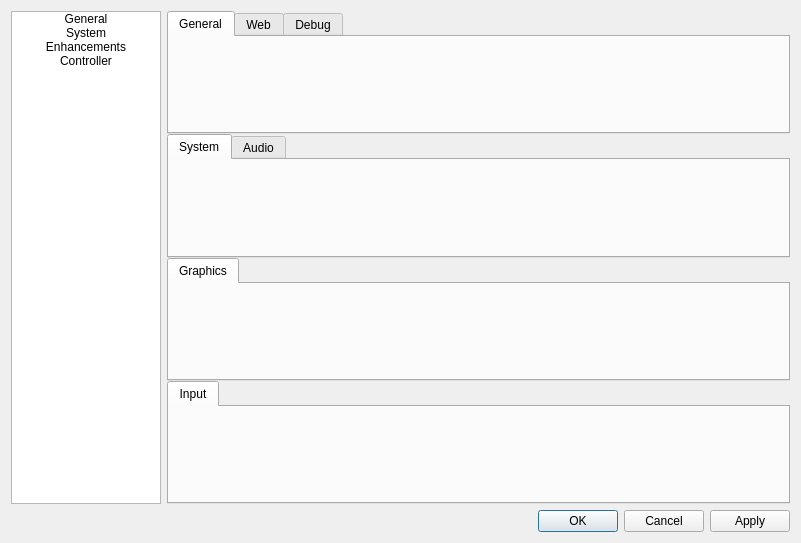
<?xml version="1.0" encoding="UTF-8"?>
<ui version="4.0">
 <class>ConfigureDialog</class>
 <widget class="QDialog" name="ConfigureDialog">
  <property name="geometry">
   <rect>
    <x>0</x>
    <y>0</y>
    <width>801</width>
    <height>543</height>
   </rect>
  </property>
  <property name="windowTitle">
   <string>Form</string>
  </property>
  <layout class="QVBoxLayout" name="verticalLayout_2">
   <item>
    <layout class="QHBoxLayout" name="horizontalLayout_2">
     <item>
      <widget class="QListWidget" name="tab_list">
       <property name="sizePolicy">
        <sizepolicy hsizetype="Minimum" vsizetype="Expanding">
         <horstretch>0</horstretch>
         <verstretch>0</verstretch>
        </sizepolicy>
       </property>
       <property name="maximumSize">
        <size>
         <width>150</width>
         <height>16777215</height>
        </size>
       </property>
       <property name="horizontalScrollBarPolicy">
        <enum>Qt::ScrollBarAlwaysOff</enum>
       </property>
       <property name="autoScrollMargin">
        <number>16</number>
       </property>
       <property name="editTriggers">
        <set>QAbstractItemView::NoEditTriggers</set>
       </property>
       <property name="iconSize">
        <size>
         <width>50</width>
         <height>50</height>
        </size>
       </property>
       <property name="viewMode">
        <enum>QListView::ListMode</enum>
       </property>
       <item>
        <property name="text">
         <string>General</string>
        </property>
        <property name="textAlignment">
         <set>AlignCenter</set>
        </property>
        <property name="icon">
         <iconset theme="general_icon">
          <normaloff>.</normaloff>.</iconset>
        </property>
        <property name="flags">
         <set>ItemIsSelectable|ItemIsEnabled</set>
        </property>
       </item>
       <item>
        <property name="text">
         <string>System</string>
        </property>
        <property name="textAlignment">
         <set>AlignCenter</set>
        </property>
        <property name="icon">
         <iconset theme="system_icon">
          <normaloff>.</normaloff>.</iconset>
        </property>
        <property name="flags">
         <set>ItemIsSelectable|ItemIsEnabled</set>
        </property>
       </item>
       <item>
        <property name="text">
         <string>Enhancements</string>
        </property>
        <property name="textAlignment">
         <set>AlignCenter</set>
        </property>
        <property name="icon">
         <iconset theme="enhancements_icon">
          <normaloff>.</normaloff>.</iconset>
        </property>
        <property name="flags">
         <set>ItemIsSelectable|ItemIsEnabled</set>
        </property>
       </item>
       <item>
        <property name="text">
         <string>Controller</string>
        </property>
        <property name="textAlignment">
         <set>AlignCenter</set>
        </property>
        <property name="icon">
         <iconset theme="input_icon">
          <normaloff>.</normaloff>.</iconset>
        </property>
        <property name="flags">
         <set>ItemIsSelectable|ItemIsEnabled</set>
        </property>
       </item>
      </widget>
     </item>
     <item>
      <layout class="QVBoxLayout" name="verticalLayout">
       <property name="spacing">
        <number>0</number>
       </property>
       <item>
        <widget class="QTabWidget" name="general_tab_group">
         <property name="currentIndex">
          <number>0</number>
         </property>
         <widget class="ConfigureGeneral" name="general_tab">
          <attribute name="title">
           <string>General</string>
          </attribute>
         </widget>
         <widget class="ConfigureWeb" name="web_tab">
          <attribute name="title">
           <string>Web</string>
          </attribute>
         </widget>
         <widget class="ConfigureDebug" name="debug_tab">
          <attribute name="title">
           <string>Debug</string>
          </attribute>
         </widget>
        </widget>
       </item>
       <item>
        <widget class="QTabWidget" name="system_tab_group">
         <property name="currentIndex">
          <number>0</number>
         </property>
         <widget class="ConfigureSystem" name="system_tab">
          <attribute name="title">
           <string>System</string>
          </attribute>
         </widget>
         <widget class="ConfigureAudio" name="audio_tab">
          <attribute name="title">
           <string>Audio</string>
          </attribute>
         </widget>
        </widget>
       </item>
       <item>
        <widget class="QTabWidget" name="enhancements_tab_group">
         <widget class="ConfigureGraphics" name="graphics_tab">
          <attribute name="title">
           <string>Graphics</string>
          </attribute>
         </widget>
        </widget>
       </item>
       <item>
        <widget class="QTabWidget" name="controller_tab_group">
         <property name="currentIndex">
          <number>0</number>
         </property>
         <widget class="ConfigureInput" name="input_tab">
          <attribute name="title">
           <string>Input</string>
          </attribute>
         </widget>
        </widget>
       </item>
      </layout>
     </item>
    </layout>
   </item>
   <item>
    <layout class="QHBoxLayout" name="horizontalLayout">
     <item>
      <widget class="QDialogButtonBox" name="buttonBox">
       <property name="standardButtons">
        <set>QDialogButtonBox::Apply|QDialogButtonBox::Cancel|QDialogButtonBox::Ok</set>
       </property>
      </widget>
     </item>
    </layout>
   </item>
  </layout>
 </widget>
 <customwidgets>
  <customwidget>
   <class>ConfigureGeneral</class>
   <extends>QWidget</extends>
   <header>configuration/configure_general.h</header>
   <container>1</container>
  </customwidget>
  <customwidget>
   <class>ConfigureSystem</class>
   <extends>QWidget</extends>
   <header>configuration/configure_system.h</header>
   <container>1</container>
  </customwidget>
  <customwidget>
   <class>ConfigureAudio</class>
   <extends>QWidget</extends>
   <header>configuration/configure_audio.h</header>
   <container>1</container>
  </customwidget>
  <customwidget>
   <class>ConfigureDebug</class>
   <extends>QWidget</extends>
   <header>configuration/configure_debug.h</header>
   <container>1</container>
  </customwidget>
  <customwidget>
   <class>ConfigureInput</class>
   <extends>QWidget</extends>
   <header>configuration/configure_input.h</header>
   <container>1</container>
  </customwidget>
  <customwidget>
   <class>ConfigureGraphics</class>
   <extends>QWidget</extends>
   <header>configuration/configure_graphics.h</header>
   <container>1</container>
  </customwidget>
  <customwidget>
   <class>ConfigureWeb</class>
   <extends>QWidget</extends>
   <header>configuration/configure_web.h</header>
   <container>1</container>
  </customwidget>
 </customwidgets>
 <resources/>
 <connections>
  <connection>
   <sender>buttonBox</sender>
   <signal>accepted()</signal>
   <receiver>ConfigureDialog</receiver>
   <slot>accept()</slot>
   <hints>
    <hint type="sourcelabel">
     <x>400</x>
     <y>521</y>
    </hint>
    <hint type="destinationlabel">
     <x>400</x>
     <y>271</y>
    </hint>
   </hints>
  </connection>
  <connection>
   <sender>buttonBox</sender>
   <signal>rejected()</signal>
   <receiver>ConfigureDialog</receiver>
   <slot>reject()</slot>
   <hints>
    <hint type="sourcelabel">
     <x>400</x>
     <y>521</y>
    </hint>
    <hint type="destinationlabel">
     <x>400</x>
     <y>271</y>
    </hint>
   </hints>
  </connection>
 </connections>
</ui>
